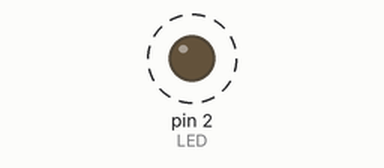
A sketch run on a simulated Arduino Uno, built with avr-gcc and run on an emulated ATmega328P. On the bench: output pins drawn as LEDs (lit = HIGH). Dashed ring = blinking.

Above: at 0.5 s.
Timing chart, 0 to 4.6 s (numbered marks = the images above):
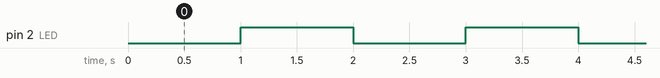

The sketch:

LEDupdate.ino
```cpp
int LED =2;

void setup() {
  // put your setup code here, to run once:
 pinMode(LED, OUTPUT);
}
unsigned long previousMillis = 0;

void loop() {
  // put your main code here, to run repeatedly:
if(millis() - previousMillis >=  1000)
  {
  previousMillis = millis();
  digitalWrite(LED, !digitalRead(LED));
  }
}
```

Measured:
- by itself, pin 2 (LED): alternates HIGH for 1.0 s and LOW for 1.0 s
